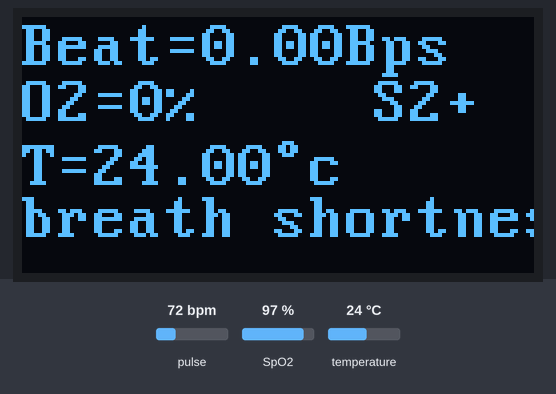
A sketch run on a simulated Arduino Uno, built with avr-gcc and run on an emulated ATmega328P. Parts: 128×64 one-colour display. Inputs (shaded band) come from the test bench; at power-on: temperature 24 °C, pulse 72 bpm, SpO2 97 %. What the sketch prints to the serial monitor is not drawn.

Above: at 1.2 s.
1.3 s: temperature set to 37.7 °C
At 3.3 s:
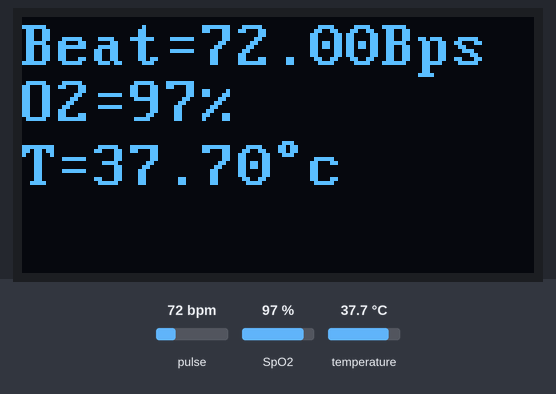
4.3 s: temperature set to 38.5 °C
At 6.0 s:
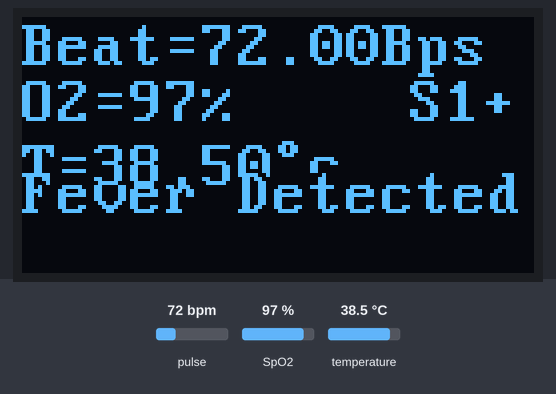
6.8 s: pulse set to 158 bpm
At 7.33 s:
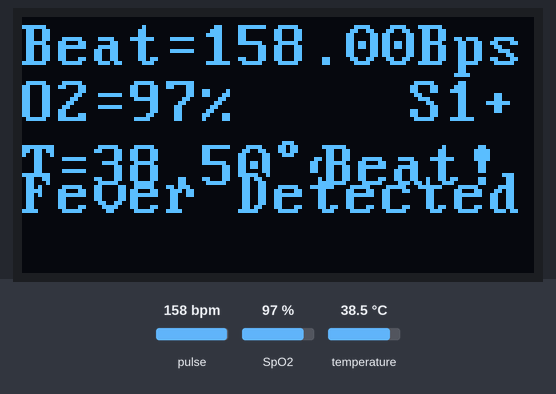
8.5 s: pulse set to 42 bpm
At 9.5 s:
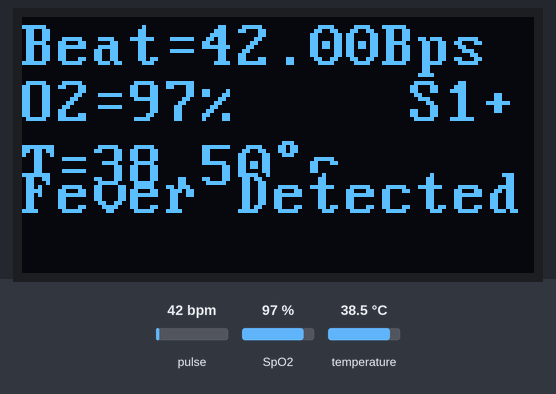
10.1 s: SpO2 set to 80 %
At 11.6 s:
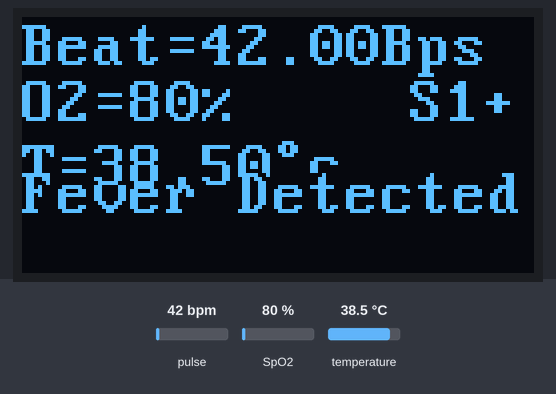
13.1 s: pulse set to 100 bpm
At 13.99 s:
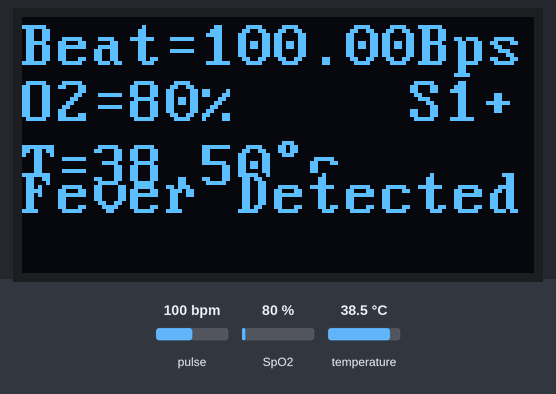
Timing chart, 0 to 15.8 s (numbered marks = the images above; inputs shaded):
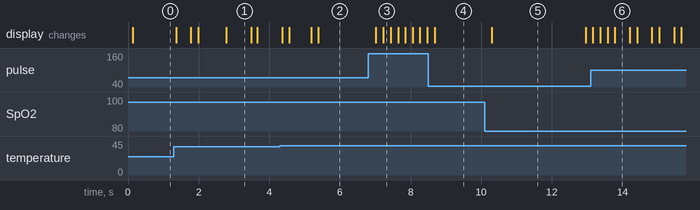

Measured:
- the behaviour switches between 38 and 38.1 °C on temperature (found by bisection; images 1 and 2)
- after the input at 4.3 s, the display: first changes after 0.07 s (image 2 shows a later state)
- after the input at 6.8 s, the display: first changes after 0.22 s (image 3 shows a later state)
- after the input at 8.5 s, the display: changes after 0.18 s (image 4)
- after the input at 10.1 s, the display: changes after 0.20 s (image 5)
- after the input at 13.1 s, the display: first differs from a run without the input after 0.27 s (image 6)
- what the display in image 1 shows lasts 0.7 s, from 2.8 s to 3.5 s

The sketch:

code.ino
```cpp
#include <Wire.h>
#include <MPU6050.h>
MPU6050 mpu;
#include <U8g2lib.h>
U8G2_SSD1306_128X64_NONAME_F_HW_I2C u8g2(U8G2_R0, /* reset=*/ U8X8_PIN_NONE);
#include "MAX30100_PulseOximeter.h"
PulseOximeter pox;
void onBeatDetected()
{
    Serial.println("Beat!");
    u8g2.setCursor(75, 42);
    u8g2.print("Beat!");

}

void setup()
{
  Serial.begin(115200);
  Serial.println("Initialize MPU6050");
  while(!mpu.begin(MPU6050_SCALE_2000DPS, MPU6050_RANGE_2G))
  {
    Serial.println("Could not find a valid MPU6050 sensor, check wiring!");
    delay(100);
  }
  ///////////////////
  u8g2.begin();
  //////////////////
  Serial.println("Initialize MPU6050");

  while(!mpu.begin(MPU6050_SCALE_2000DPS, MPU6050_RANGE_2G))
  {
    Serial.println("Could not find a valid MPU6050 sensor, check wiring!");
    delay(500);
  }
 if (!pox.begin()) {
        Serial.println("FAILED");
        for(;;);
    } else {
        Serial.println("SUCCESS");
    }


    // pox.setIRLedCurrent(MAX30100_LED_CURR_7_6MA);


    pox.setOnBeatDetectedCallback(onBeatDetected);
}

void loop()
{
  float temp = mpu.readTemperature();
  int symp=0;
  Serial.print(" Temp = ");
  Serial.print(temp);
  Serial.println(" *C");
  pox.update();
  u8g2.clearBuffer();
  u8g2.firstPage();
  do {
    u8g2.setFont(u8g2_font_pxplusibmvga9_tf);
    u8g2.setCursor(0, 12);
    u8g2.print("Beat=");
    u8g2.print(pox.getHeartRate());
    u8g2.print("Bps");

    u8g2.setCursor(0, 26);
    u8g2.print("O2=");
    u8g2.print(pox.getSpO2());
    u8g2.print("%");


    u8g2.setCursor(0, 42);
    u8g2.print("T=");
    u8g2.print(mpu.readTemperature());
    u8g2.print(char(176));
    u8g2.print("c");

      if (temp>38){
    u8g2.setCursor(0, 49);
    u8g2.print("Fever Detected");
    Serial.println("fever");
    Serial.println ("Might be suspect");
    u8g2.setCursor(97, 26);
    u8g2.print("S1+");

    }
    if (pox.getSpO2()<75){
    u8g2.setCursor(0, 55);
    u8g2.print("breath shortness");

    u8g2.setCursor(88, 26);
    u8g2.print("S2+");

    }


    pox.update();
         }
    while ( u8g2.nextPage() );
    pox.update();
    delay(100);
    }
```
